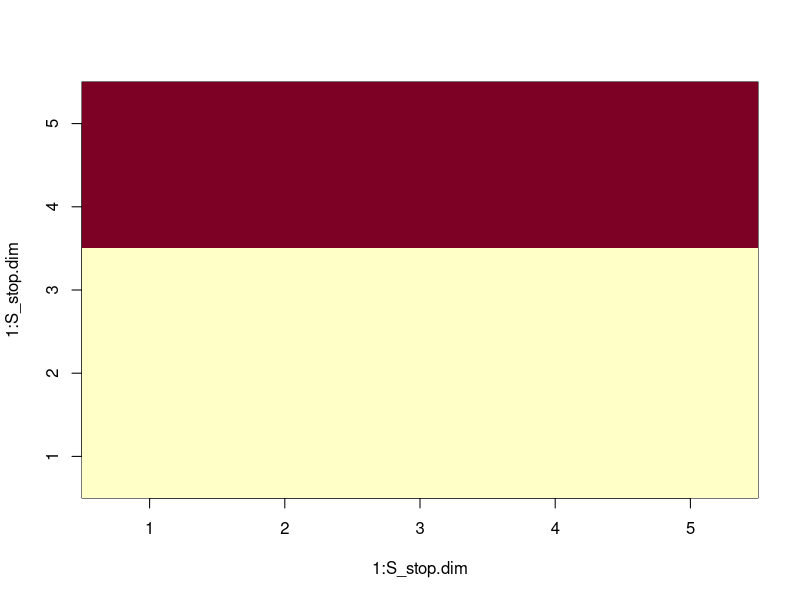

The R source for this figure: (Note: this script raises an error after producing the figure.)

# Example 1:

S_stop <- c(1, 1, 1, 1, 1, 1, 1, 1, 1, 1, 0, 0, 0, 0, 0, 0, 0, 0, 0, 0, 0, 0, 0, 0, 0)

S_stop.dim <- sqrt(length(S_stop))

S_stop.mtrx <- matrix(S_stop, c(S_stop.dim, S_stop.dim), byrow = TRUE)

S_stop.image <- image(1:S_stop.dim, 1:S_stop.dim, t(S_stop.mtrx[S_stop.dim:1, ]))

delta <- 1

system.time(solve_S_start(S_stop, delta)); print(iter_ct)

S_start.mtrx <- matrix(game_log[[1]][["value"]], c(S_stop.dim, S_stop.dim), byrow = TRUE)

S_start.image <- image(1:S_stop.dim, 1:S_stop.dim, t(S_start.mtrx[S_stop.dim:1, ]))

# Example 2:

S_stop <- c(1, 0, 1, 0, 0, 0, 1, 1, 1, 1, 0, 1, 0, 0, 1, 0)

S_stop.dim <- sqrt(length(S_stop))

S_stop.mtrx <- matrix(S_stop, c(S_stop.dim, S_stop.dim), byrow = TRUE)

S_stop.image <- image(1:S_stop.dim, 1:S_stop.dim, t(S_stop.mtrx[S_stop.dim:1, ]))

delta <- 5

system.time(solve_S_start(S_stop, delta)); print(iter_ct)

for(j in 1:delta){
  S_start.mtrx <- matrix(game_log[[j]][["value"]], c(S_stop.dim, S_stop.dim), byrow = TRUE)
  S_start.image <- image(1:S_stop.dim, 1:S_stop.dim, t(S_start.mtrx[S_stop.dim:1, ]))
}

rm(game_log, M, S_start.mtrx, S_stop.mtrx, delta, iter_ct, j, raw_data.dir.path, S_start.image, S_stop, S_stop.dim, S_stop.image, solution_found, test_data.filename,
   test_data.path, train_data.filename, train_data.path)
